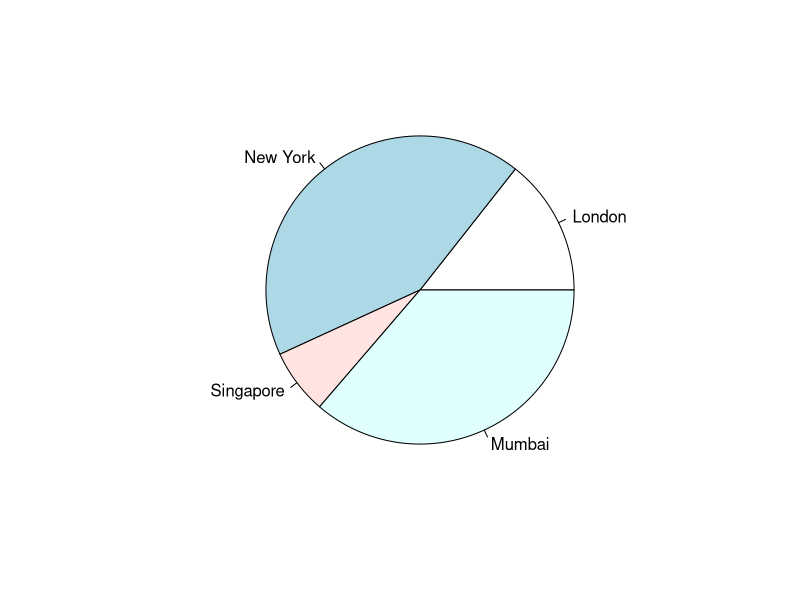
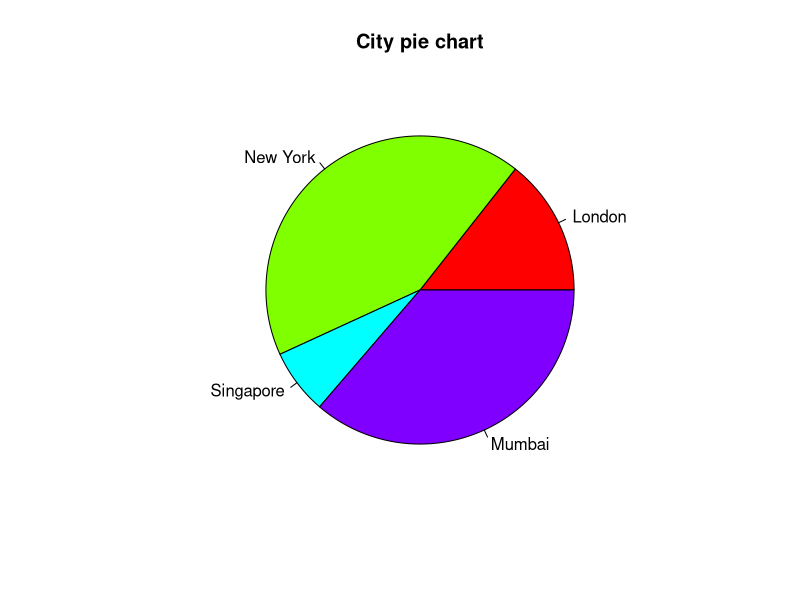
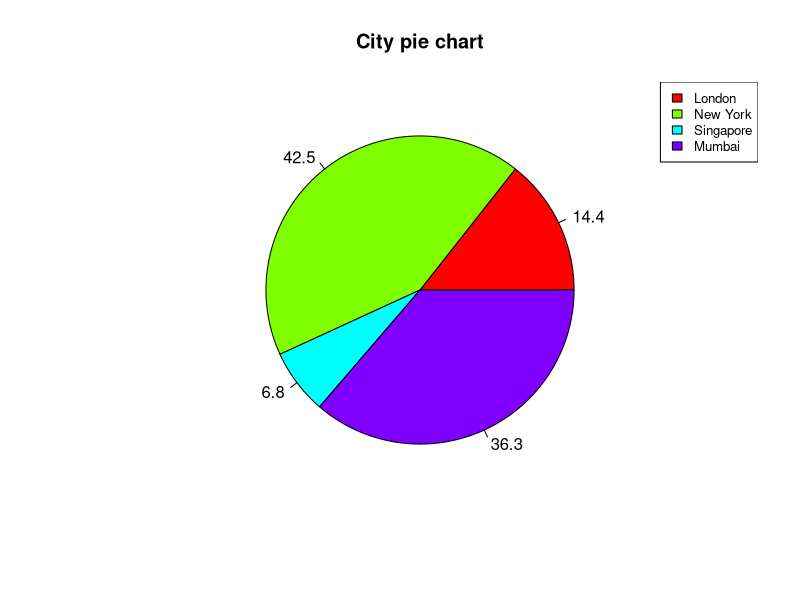
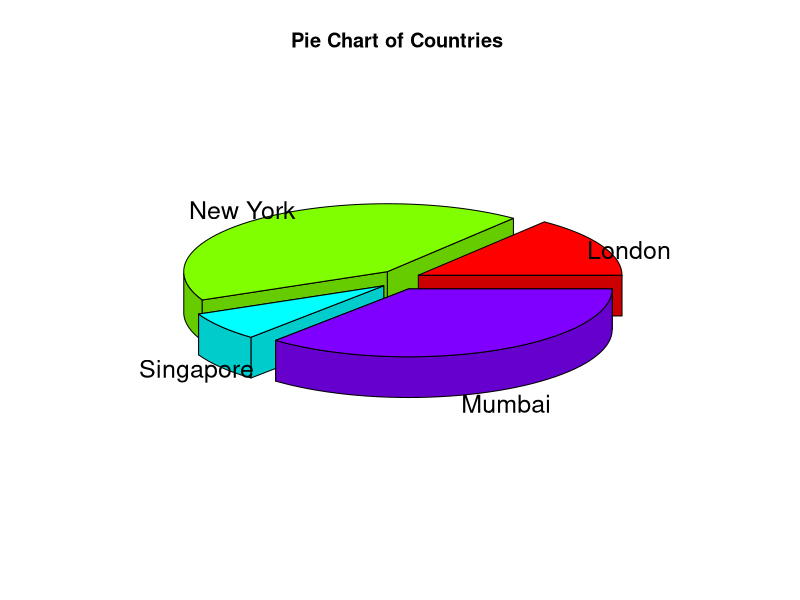

R code for these plots, in order:
# Create data for the graph.
x <- c(21, 62, 10, 53)
labels <- c("London", "New York", "Singapore", "Mumbai")

# Give the chart file a name.
png(file = "city.png")

# Plot the chart.
pie(x,labels)

# Save the file.
dev.off()

# Create data for the graph.
x <- c(21, 62, 10, 53)
labels <- c("London", "New York", "Singapore", "Mumbai")

# Give the chart file a name.
png(file = "city_title_colours.png")

# Plot the chart with title and rainbow color pallet.
pie(x, labels, main = "City pie chart", col = rainbow(length(x)))

# Save the file.
dev.off()

# Create data for the graph.
x <-  c(21, 62, 10,53)
labels <-  c("London","New York","Singapore","Mumbai")

piepercent<- round(100*x/sum(x), 1)

# Give the chart file a name.
png(file = "city_percentage_legends.png")

# Plot the chart.
pie(x, labels = piepercent, main = "City pie chart",col = rainbow(length(x)))
legend("topright", c("London","New York","Singapore","Mumbai"), cex = 0.8,
   fill = rainbow(length(x)))

# Save the file.
dev.off()
# Get the library.
library(plotrix)

# Create data for the graph.
x <-  c(21, 62, 10,53)
lbl <-  c("London","New York","Singapore","Mumbai")

# Give the chart file a name.
png(file = "3d_pie_chart.png")

# Plot the chart.
pie3D(x,labels = lbl,explode = 0.1, main = "Pie Chart of Countries ")

# Save the file.
dev.off()
